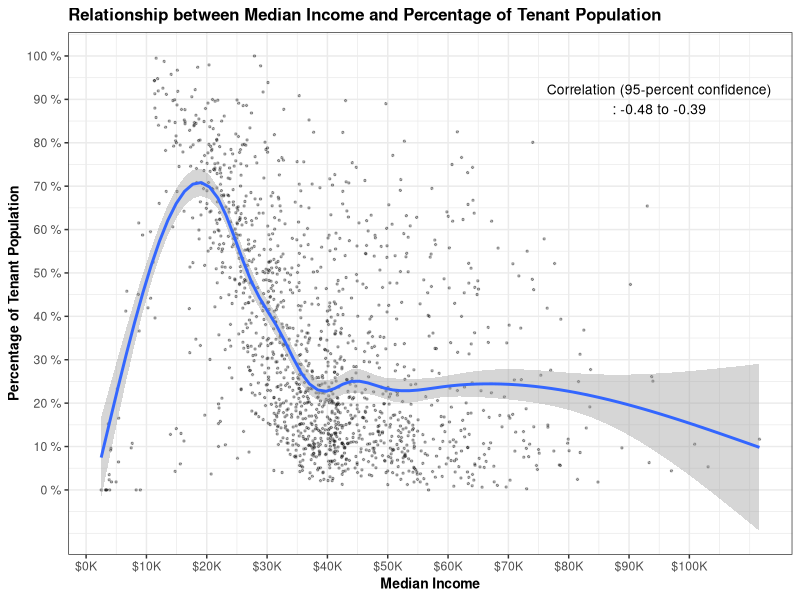
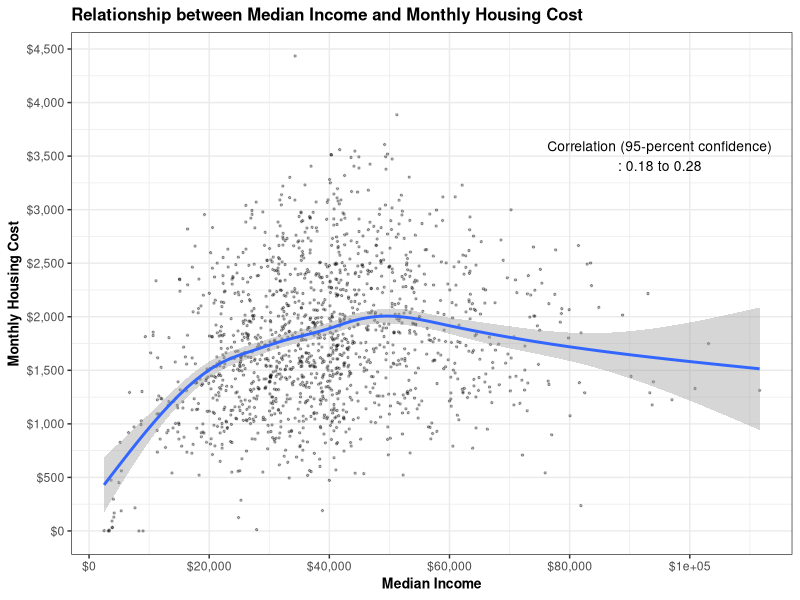
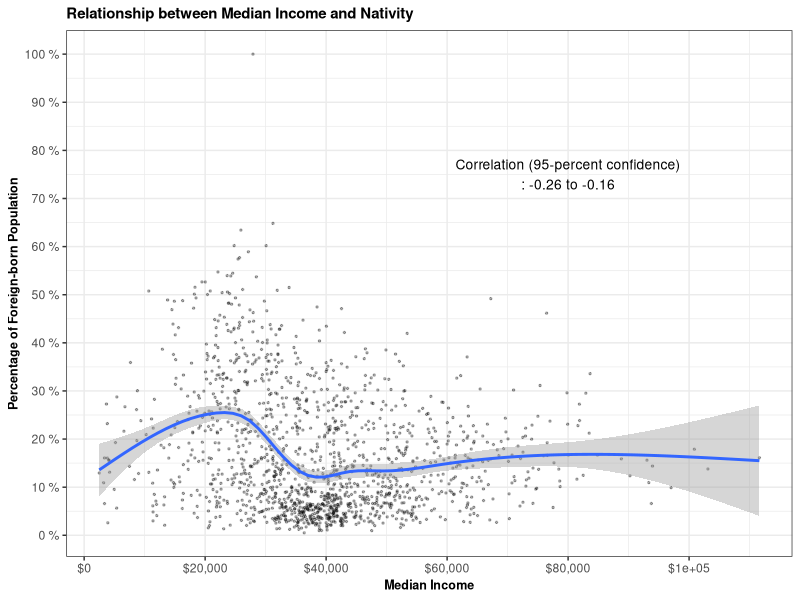
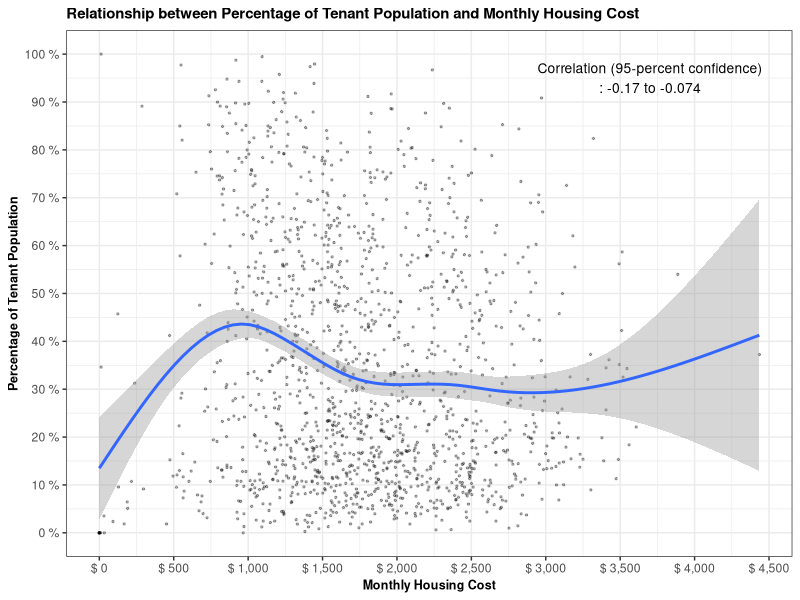
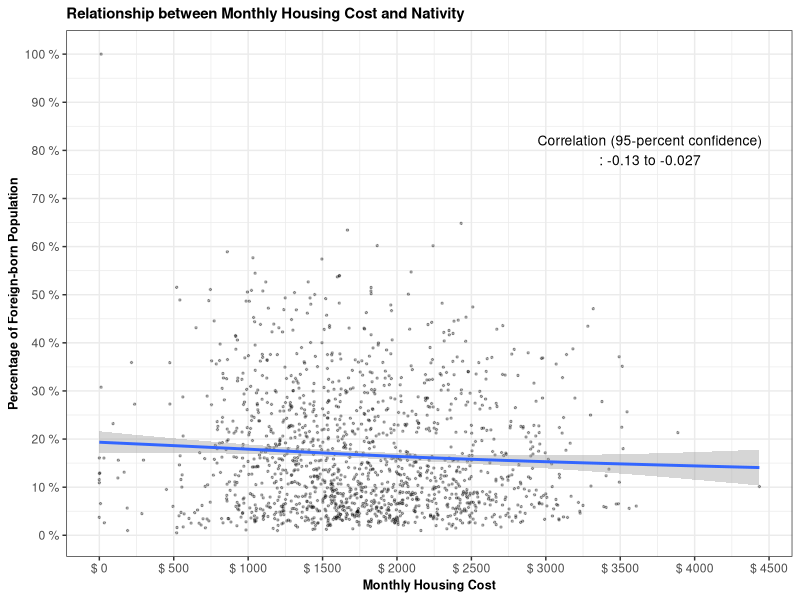
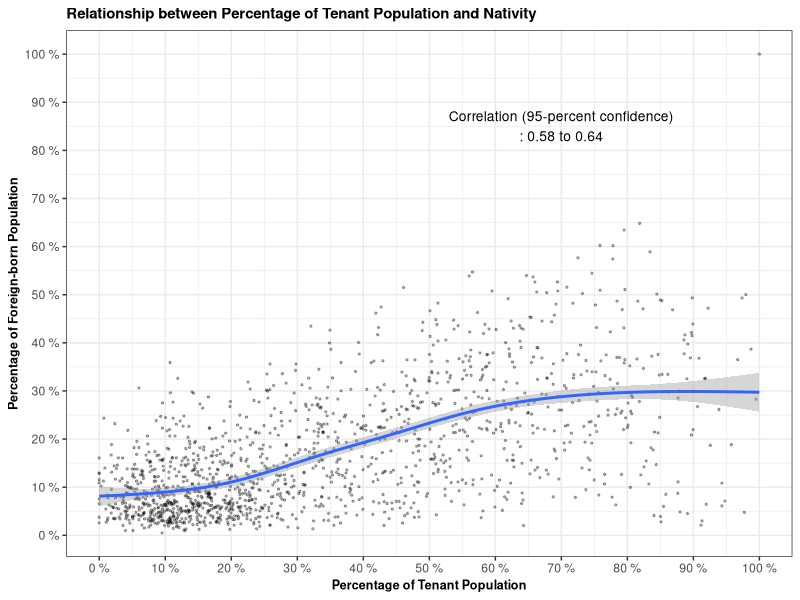
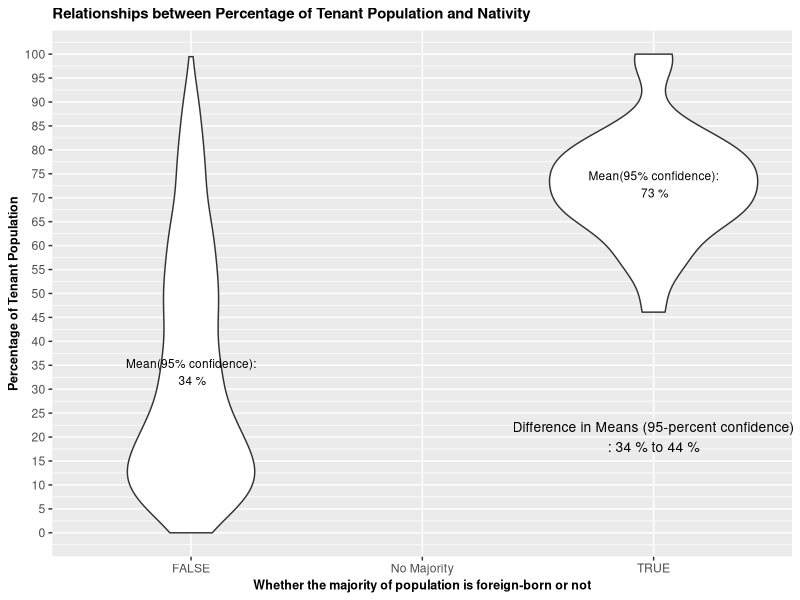

Write R code to recreate these figures, in order. (Note: this script raises an error after producing the figures.)
## ---- chunk 1
library(tidyverse)
library(ggplot2)
library(ggthemes)
## ---- chunk 2
tractMA2018 <- read.csv("tractMA2018_3rd.csv")
## ---- chunk 3
correlation1 <- cor.test(tractMA2018$med_incomeE, tractMA2018$pct_ten)
correlation1
## ---- chunk 4
correlation2 <- cor.test(tractMA2018$med_incomeE, tractMA2018$mon_housE)
correlation2
## ---- chunk 5
correlation3 <- cor.test(tractMA2018$med_income, tractMA2018$pct_foreign)
correlation3
## ---- chunk 6
correlation4 <- cor.test(tractMA2018$pct_ten, tractMA2018$mon_housE)
correlation4
## ---- chunk 7
correlation5 <- cor.test(tractMA2018$pct_foreign, tractMA2018$mon_housE)
correlation5
## ---- chunk 8
correlation6 <- cor.test(tractMA2018$pct_ten, tractMA2018$pct_foreign)
correlation6
## ---- chunk 9
ggplot(tractMA2018, aes(x=med_incomeE, y=pct_ten)) +
  geom_point(size = 0.5, alpha = 0.3, position = "jitter") +
  geom_smooth() +
  theme_bw() +
  scale_x_continuous(name = "Median Income",
                     breaks = seq(0, 100000, by = 10000),
                     labels = paste("$", prettyNum(seq(0, 100, by = 10), big.mark = ","), "K", sep = "")) +
  scale_y_continuous(name = "Percentage of Tenant Population", 
                     breaks = seq(0, 1, by = 0.1),
                     labels = paste(prettyNum(seq(0, 100, by = 10)), "%")) + 
  ggtitle("Relationship between Median Income and Percentage of Tenant Population") +
  theme(title = element_text(size=10, face = "bold")) + 
  annotate("text", x = 95000, y = 0.9, size=3.5,
           label = paste("Correlation (95-percent confidence)\n:", prettyNum(correlation1$conf.int[1], digits = 2), "to", prettyNum(correlation1$conf.int[2], digits = 2)))
## ---- chunk 10
ggplot(tractMA2018, aes(x=med_incomeE, y=mon_housE)) +
  geom_point(size = 0.5, alpha = 0.3, position = "jitter") +
  geom_smooth() +
  theme_bw() +
  scale_x_continuous(name = "Median Income",
                     breaks = seq(0, 100000, by = 20000),
                     labels = paste("$", prettyNum(seq(0, 100000, by = 20000), big.mark = ","), sep = "")) +
  scale_y_continuous(name = "Monthly Housing Cost",
                     breaks = seq(0, 5000, by = 500),
                     labels = paste( "$", prettyNum(seq(0, 5000, by = 500), big.mark = ","), sep = "")) +  
  ggtitle("Relationship between Median Income and Monthly Housing Cost") +
  theme(title = element_text(size=10, face = "bold")) + 
  annotate("text", x = 95000, y = 3500, size=3.5,
           label = paste("Correlation (95-percent confidence)\n:", prettyNum(correlation2$conf.int[1], digits = 2), "to", prettyNum(correlation2$conf.int[2], digits = 2)))
## ---- chunk 11
ggplot(tractMA2018, aes(x=med_incomeE, y=pct_foreign)) +
  geom_point(size = 0.5, alpha = 0.3, position = "jitter") +
  geom_smooth() +
  theme_bw() +
  scale_x_continuous(name = "Median Income",
                     breaks = seq(0, 100000, by = 20000),
                     labels = paste("$", prettyNum(seq(0, 100000, by = 20000), big.mark = ","), sep = "")) +
  scale_y_continuous(name = "Percentage of Foreign-born Population", 
                     breaks = seq(0, 1, by = 0.1),
                     labels = paste(prettyNum(seq(0, 100, by = 10), big.mark = ","), "%")) + 
  ggtitle("Relationship between Median Income and Nativity") +
  theme(title = element_text(size=9, face = "bold")) + 
  annotate("text", x = 80000, y = 0.75, size=3.5,
           label = paste("Correlation (95-percent confidence)\n:", prettyNum(correlation3$conf.int[1], digits = 2), "to", prettyNum(correlation3$conf.int[2], digits = 2)))
## ---- chunk 12
ggplot(tractMA2018, aes(x=mon_housE, y=pct_ten)) +
  geom_point(size = 0.5, alpha = 0.3, position = "jitter") +
  geom_smooth() +
  theme_bw() +
  scale_x_continuous(name = "Monthly Housing Cost",
                     breaks = seq(0, 5000, by = 500),
                     labels = paste("$", prettyNum(seq(0, 5000, by = 500), big.mark = ","))) +
  scale_y_continuous(name = "Percentage of Tenant Population", 
                     breaks = seq(0, 1, by = 0.1),
                     labels = paste(prettyNum(seq(0, 100, by = 10)), "%")) + 
  ggtitle("Relationship between Percentage of Tenant Population and Monthly Housing Cost") +
  theme(title = element_text(size=9, face = "bold")) + 
  annotate("text", x = 3700, y = 0.95, size=3.5,
           label = paste("Correlation (95-percent confidence)\n:", prettyNum(correlation4$conf.int[1], digits = 2), "to", prettyNum(correlation4$conf.int[2], digits = 2)))
## ---- chunk 13
ggplot(tractMA2018, aes(x=mon_housE, y=pct_foreign)) +
  geom_point(size = 0.5, alpha = 0.3, position = "jitter") +
  geom_smooth() +
  theme_bw() +
  scale_x_continuous(name = "Monthly Housing Cost",
                     breaks = seq(0, 5000, by = 500),
                     labels = paste("$", prettyNum(seq(0, 5000, by = 500)))) +
  scale_y_continuous(name = "Percentage of Foreign-born Population", 
                     breaks = seq(0, 1, by = 0.1),
                     labels = paste(prettyNum(seq(0, 100, by = 10)), "%")) + 
  ggtitle("Relationship between Monthly Housing Cost and Nativity") +
  theme(title = element_text(size=9, face = "bold")) + 
  annotate("text", x = 3700, y = 0.8, size=3.5,
           label = paste("Correlation (95-percent confidence)\n:", prettyNum(correlation5$conf.int[1], digits = 2), "to", prettyNum(correlation5$conf.int[2], digits = 2)))
## ---- chunk 14
ggplot(tractMA2018, aes(x=pct_ten, y=pct_foreign)) +
  geom_point(size = 0.5, alpha = 0.3, position = "jitter") +
  geom_smooth() +
  theme_bw() +
  scale_x_continuous(name = "Percentage of Tenant Population", 
                     breaks = seq(0, 1, by = 0.1),
                     labels = paste(prettyNum(seq(0, 100, by = 10)), "%")) +
  scale_y_continuous(name = "Percentage of Foreign-born Population", 
                     breaks = seq(0, 1, by = 0.1),
                     labels = paste(prettyNum(seq(0, 100, by = 10)), "%")) + 
  ggtitle("Relationship between Percentage of Tenant Population and Nativity") +
  theme(title = element_text(size=9, face = "bold")) + 
  annotate("text", x = 0.7, y = 0.85, size=3.5,
           label = paste("Correlation (95-percent confidence)\n:", prettyNum(correlation6$conf.int[1], digits = 2), "to", prettyNum(correlation6$conf.int[2], digits = 2)))
## ---- chunk 15
difference1 = t.test(pct_ten ~ maj_foreign == "TRUE", 
                    data = tractMA2018)
difference1
## ---- chunk 16
ggplot(tractMA2018, aes(x = maj_foreign, y = pct_ten)) +
  geom_violin() +
  theme_gray() +
  scale_x_discrete(name = "Whether the majority of population is foreign-born or not") +
  scale_y_continuous(name = "Percentage of Tenant Population",
                     breaks = seq(0, 1, by = 0.05),
                     labels = paste(prettyNum(seq(0, 100, by = 5), "%"))) + 
  ggtitle("Relationships between Percentage of Tenant Population and Nativity") +
  theme(title = element_text(size=9, face = "bold")) + 
  annotate(geom = "text", x=1, y=difference1$estimate[1], size=3, 
           label = paste("Mean(95% confidence):\n", prettyNum(difference1$estimate[1]*100, digits=2), "%")) + 
  annotate(geom = "text", x=3, y=difference1$estimate[2], size=3,
           label = paste("Mean(95% confidence):\n", prettyNum(difference1$estimate[2]*100, digits=2), "%")) + 
  annotate("text", x = 3, y = 0.2, size=3.5,
           label = paste("Difference in Means (95-percent confidence)\n:", prettyNum(abs(difference1$conf.int[2]*100), digits = 2), "% to", prettyNum(abs(difference1$conf.int[1]*100), digits = 2), "%"))
  
## ---- chunk 17
difference2 = t.test(mon_housE ~ maj_foreign == "TRUE", 
                    data = tractMA2018)
difference2
## ---- chunk 18
ggplot(tractMA2018, aes(x = maj_foreign, y = mon_housE)) +
  geom_boxplot() + 
  theme_gray() +
  scale_x_discrete(name = "Whether the majority of population is foreign-born or not") +
  scale_y_continuous(name = "Monthly Housing Cost",
                     breaks = seq(0, 5000, by = 500),
                     labels = paste("$", prettyNum(seq(0, 5000, by = 500), big.mark = ","))) + 
  ggtitle("Relationships between Percentage of Monthly Housing Cost and Nativity") +
  theme(title = element_text(size=9, face = "bold")) + 
  annotate(geom = "text", x=1, y=difference2$estimate[1], size=3, 
           label = paste("Mean(95% confidence):\n", "$", prettyNum(difference2$estimate[1], digits=0))) + 
  annotate(geom = "text", x=3, y=difference2$estimate[2], size=3,
           label = paste("Mean(95% confidence):\n", "$", prettyNum(difference2$estimate[2], digits=0))) + 
  annotate("text", x = 2, y = 2500, size=3.5,
           label = paste("Difference in Means (95-percent confidence)\n:", "$", prettyNum(difference2$conf.int[1], digits = 2), "to $", prettyNum(difference2$conf.int[2], digits = 2)))
  
## ---- chunk 19
difference3 = t.test(med_incomeE ~ maj_foreign == "TRUE", 
                    data = tractMA2018)
difference3
## ---- chunk 20
ggplot(tractMA2018, aes(x = maj_foreign, y = med_incomeE)) +
  geom_violin() + 
  theme_bw() +
  scale_x_discrete(name = "Whether the majority of population is foreign-born or not") +
  scale_y_continuous(name = "Median Income",
                     breaks = seq(0, 100000, by = 20000),
                     labels = paste("$", prettyNum(seq(0, 100, by = 20)), "K", sep = "")) + 
  ggtitle("Relationships between Median Income and Nativity") +
  theme(title = element_text(size=9, face = "bold")) + 
  annotate("text", x=1, y=difference3$estimate[1], size=3, 
           label = paste("Mean(95% confidence):\n", "$", prettyNum(difference3$estimate[1], digits = 1))) + 
  annotate("text", x=3, y=difference3$estimate[2], size=3,
           label = paste("Mean(95% confidence):\n", "$", prettyNum(difference3$estimate[2], digits = 1))) + 
  annotate("text", x = 2, y = 80000, size=3.5,
           label = paste("Difference in Means (95-percent confidence)\n:", "$", prettyNum(difference3$conf.int[1], digits = 1), "to $", prettyNum(difference3$conf.int[2], digits = 1)))

## ---- chunk 21
anova1 <- aov (pct_ten ~ maj_tra, data = tractMA2018)
summary(anova1)
## ---- chunk 22
ggplot(tractMA2018, aes(x = maj_tra, y = pct_ten)) +
  geom_boxplot() +
  theme_dark() +
  ggtitle("Relationships between Percentage of Tenant Population and Transportation Mode Choice") +
  theme(title = element_text(size=8, face = "bold")) + 
  scale_x_discrete(name = "Transportation Mode with the Highest Modal Share") +
  scale_y_continuous(name = "Percentage of Tenant Population",
                     breaks = seq(0, 1, by = 0.1),
                     labels = paste(prettyNum(seq(0, 100, by = 10), "%")))
## ---- chunk 23
anova2 <- aov (pct_foreign ~ maj_tra, data = tractMA2018)
summary(anova2)
## ---- chunk 24
ggplot(tractMA2018, aes(x = maj_tra, y = pct_foreign)) +
  geom_boxplot() +
  theme_dark() +
  ggtitle("Relationships between Nativity and Transportation Mode Choice") +
  theme(title = element_text(size=9, face = "bold")) + 
  scale_x_discrete(name = "Transportation Mode with the Highest Modal Share") +
  scale_y_continuous(name = "Percentage of Foreign-born Population",
                     breaks = seq(0, 1, by = 0.1),
                     labels = paste(prettyNum(seq(0, 100, by = 10), "%")))
## ---- chunk 25
anova3 <- aov (mon_housE ~ maj_tra, data = tractMA2018)
summary(anova3)
## ---- chunk 26
ggplot(tractMA2018, aes(x = maj_tra, y = mon_housE)) +
  geom_boxplot() +
  theme_dark() +
  ggtitle("Relationships between Monthly Housing Cost and Transportation Mode Choice") +
  theme(title = element_text(size=9, face = "bold")) + 
  scale_x_discrete(name = "Transportation Mode with the Highest Modal Share") +
  scale_y_continuous(name = "Monthly Housing Cost",
                     breaks = seq(0, 5000, by = 500),
                     labels = paste( "$", prettyNum(seq(0, 5000, by = 500), big.mark = ","), sep = ""))
## ---- chunk 27
anova4 <- aov (med_incomeE ~ maj_tra, data = tractMA2018)
summary(anova4)
## ---- chunk 28
ggplot(tractMA2018, aes(x = maj_tra, y = med_incomeE)) +
  geom_boxplot() +
  theme_dark() +
  ggtitle("Relationships between Median Income and Transportation Mode Choice") +
  theme(title = element_text(size=9, face = "bold")) + 
  scale_x_discrete(name = "Transportation Mode with the Highest Modal Share") +
  scale_y_continuous(name = "Median Income",
                     breaks = seq(0, 100000, by = 10000),
                     labels = paste("$", prettyNum(seq(0, 100, by = 10)), "K", sep = ""))
## ---- chunk 29
anova5 <- aov (med_incomeE ~ maj_race, data = tractMA2018)
summary(anova5)
## ---- chunk 30
ggplot(tractMA2018, aes(x = maj_race, y = med_incomeE)) +
  geom_boxplot() +
  theme_dark() +
  ggtitle("Relationships between Median Income and Race/Ethnicity") +
  theme(title = element_text(size=9, face = "bold")) + 
  scale_x_discrete(name = "Race/Ethnicity With the Highest Proportion") +
  scale_y_continuous(name = "Median Income",
                     breaks = seq(0, 100000, by = 20000),
                     labels = paste("$", prettyNum(seq(0, 100, by = 20)), "K", sep = ""))
## ---- chunk 31
anova6 <- aov (mon_housE ~ maj_race, data = tractMA2018)
summary(anova6)
## ---- chunk 32
ggplot(tractMA2018, aes(x = maj_race, y = mon_housE)) +
  geom_boxplot() +
  theme_dark() +
  ggtitle("Relationships between Monthly Housing Cost and Race/Ethnicity") +
  theme(title = element_text(size=9, face = "bold")) + 
  scale_x_discrete(name = "Race/Ethnicity With the Highest Proportion") +
  scale_y_continuous(name = "Monthly Housing Cost",
                     breaks = seq(0, 5000, by = 500),
                     labels = paste("$", prettyNum(seq(0, 5000, by = 500), big.mark = ",")))
## ---- chunk 33
anova7 <- aov (pct_foreign ~ maj_race, data = tractMA2018)
summary(anova7)
## ---- chunk 34
ggplot(tractMA2018, aes(x = maj_race, y = pct_foreign)) +
  geom_boxplot() +
  theme_dark() +
  ggtitle("Relationships between Nativity and Race/Ethnicity") +
  theme(title = element_text(size=9, face = "bold")) + 
  scale_x_discrete(name = "Race/Ethnicity With the Highest Proportion") +
  scale_y_continuous(name = "Percentage of Foreign-born Population", 
                     breaks = seq(0, 1, by = 0.1),
                     labels = paste(prettyNum(seq(0, 100, by = 10)), "%"))
## ---- chunk 35
anova8 <- aov (pct_ten ~ maj_race, data = tractMA2018)
summary(anova8)
## ---- chunk 36
ggplot(tractMA2018, aes(x = maj_race, y = pct_ten)) +
  geom_boxplot() +
  theme_dark() +
  ggtitle("Relationships between Percentage of Tenant Population and Race/Ethnicity") +
  theme(title = element_text(size=9, face = "bold")) + 
  scale_x_discrete(name = "Race/Ethnicity With the Highest Proportion") +
  scale_y_continuous(name = "Percentage of Tenant Population", 
                     breaks = seq(0, 1, by = 0.1),
                     labels = paste(prettyNum(seq(0, 100, by = 10)), "%"))
## ---- chunk 37
chi_sq1 <- chisq.test(tractMA2018$maj_race, tractMA2018$maj_tra == "Car")
chi_sq1
## ---- chunk 38
chi_sq1$observed
## ---- chunk 39
chi_sq1$expected
## ---- chunk 40
chi_sq2 <- chisq.test(tractMA2018$maj_race, tractMA2018$maj_foreign == TRUE)
chi_sq2
## ---- chunk 41
chi_sq2$observed
## ---- chunk 42
chi_sq2$expected
## ---- chunk 43
chi_sq3 <- chisq.test(tractMA2018$maj_foreign, tractMA2018$maj_tra == "Car")
chi_sq3
## ---- chunk 44
chi_sq3$observed
## ---- chunk 45
chi_sq3$expected
